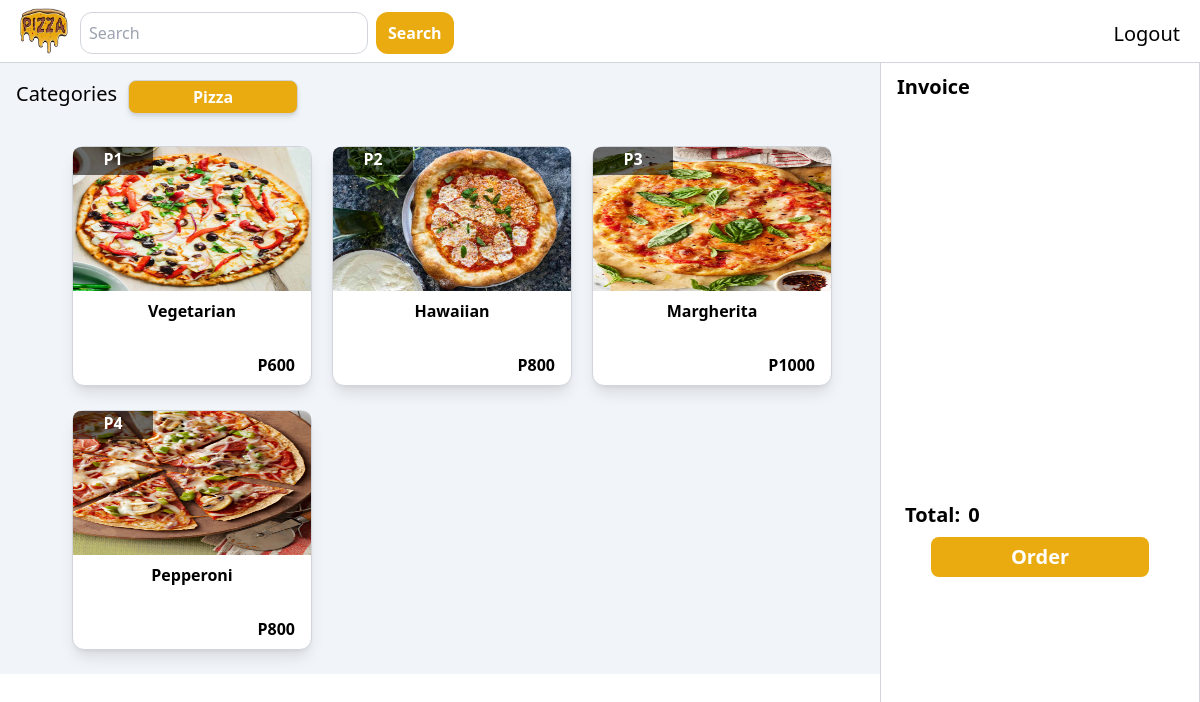
The app's page /products/Pizza/ with its own data.
### main/models.py (models this page shows, shortened)
class Products(models.Model):
    product_id = models.AutoField(primary_key=True)
    product_name = models.CharField(max_length=250)
    product_code = models.CharField(max_length=50)
    product_price = models.IntegerField()
    product_img = models.ImageField(upload_to='./main/static/product-img', default=None)
    product_category = models.CharField(max_length=250)

### main/views.py (the view)
# urls.py: path('products/<str:category>/', views.products, name=('products')),
def products(request, category):
    categories = Products.objects.values('product_category').distinct()
    products = Products.objects.filter(product_category=str(category).title())
    data = {
            'categories' : categories,
            'products' : products,
        }
    return render(request, 'main/views/products.html', data)

### main/templates/main/views/products.html (shortened to what this page needs)
{% extends 'main/parts/base.html' %}
{% load static %}
{% block link %}
    <link rel="stylesheet" href="{% static 'css/style.css' %}">
{% endblock %}
{% block body %}
    <div class="bg-slate-100">
{% endblock %}
{% block content %}
            <div class="container max-w-full flex flex-col mt-16 pt-4 ">
                <h1 class="text-xl ml-4 absolute">Categories</h1>
                <div class="container max-w-full pr-80 flex flex-wrap relative pl-28">
                    {% for category in categories %}
                        <a class="w-auto ml-4 h-auto border container mb-2 rounded-lg shadow-md border-gray-300 py-1 px-16 text-white bg-button" href="/products/{{category.product_category}}"><div class="">
                            <div class="container max-w-full flex justify-center">
                                <div class="w-auto h-auto">
                                    <h1 class="text-center font-bold">{{ category.product_category }}</h1>
                                </div>
                            </div>
                        </div></a>
                    {% endfor %}
                </div>
                <div class="container max-w-full mt-6 pr-80 pl-14 flex flex-wrap">
                    {% for product in products %}
                        <a onclick="add_product(this)" product_name="{{product.product_name}}" product_id="{{ product.product_id }}" product_price="{{product.product_price}}" class="hover:cursor-pointer w-60 h-60 mr-5 mb-6"><div class="container w-60 h-60 relative mr-2 shadow-lg border mb-6 border-gray-300 rounded-xl bg-white ml-4">
                            <div class="w-20 h-7 absolute rounded-tl-lg rounded-br-md top-0" style="background-color: rgba(0, 0, 0, 0.568);">
                                <h1 class="font-bold text-center text-white">{{product.product_code}}</h1>
                            </div>
                            <div class="container max-w-full">
                                <img src="{{ product.product_img.url }}" class="w-screen rounded-t-lg h-36" alt="">
                            </div>
                            <div class="container max-w-full px-2">
                                <h1 class="text-center mt-2 font-bold">{{ product.product_name }}</h1>
                                <h1 class=" mt-2 absolute bottom-2 right-4 font-bold">P{{ product.product_price }}</h1>
                            </div>
                        </div></a>
                    {% endfor %}
                </div>
            </div>
        </div>
        <div class="container fixed top-0 right-0 bg-white w-80 h-screen border pt-2 border-gray-300">
            <h1 class="mt-16 ml-4 text-xl font-bold">Invoice</h1>
            <div class="container w-full px-2 mt-2 h-96 overflow-y-auto">
            </div>
            <div class="flex">
                <h1 class="text-xl mt-2 ml-6 font-bold mb-2">Total: </h1>
                <p id="total-price" class="font-bold text-xl mt-2 ml-2">0</p>
            </div>
            <div class="container max-w-full flex h-10 justify-center ">
                <button onclick="order_button(this)" class="px-20 rounded-lg font-bold bg-button text-white text-xl">Order</button>
            </div>
        </div>
{% endblock %}

### main/templates/main/parts/base.html (shortened to what this page needs)
{% load static %}
<!DOCTYPE html>
<html lang="en">
<head>
    {% block link %}{% endblock %}
</head>
{% block body %}{% endblock %}
    <header class="container max-w-full flex px-5 border-b fixed top-0 z-20 bg-white border-b-gray-300">
        <div class="flex-1 flex mb-2">
            <div class="flex mt-2">
                <img src="{% static 'logo/pizza.png' %}" class="w-12  mr-3" alt="">
            </div>
            <div>
                <form method="POST" class="flex max-w-full">
                    <input type="text" class="rounded-xl mt-3 mr-2 border bg-white w-72  border-gray-300 px-2 py-2" placeholder="Search">
                    <button type="submit" class="rounded-xl mt-3 px-3 py-1 font-bold bg-button text-white ">Search</button>
                </form>
            </div>
        </div>
        <ul class="mt-5 text-xl">
            <li><a href="#">Logout</a></li>
        </ul>
    </header>
    <div class="container max-w-full flex relative">
    {% block content %}
    {% endblock %}
</body>
</html>

### records on screen
Products: product_code "P1", product_img (picture), product_name "Vegetarian", product_price "600"
Products: product_code "P2", product_img (picture), product_name "Hawaiian", product_price "800"
Products: product_code "P3", product_img (picture), product_name "Margherita", product_price "1000"
Products: product_code "P4", product_img (picture), product_name "Pepperoni", product_price "800"

### other values on screen
{{ category.product_category }} "Pizza"
